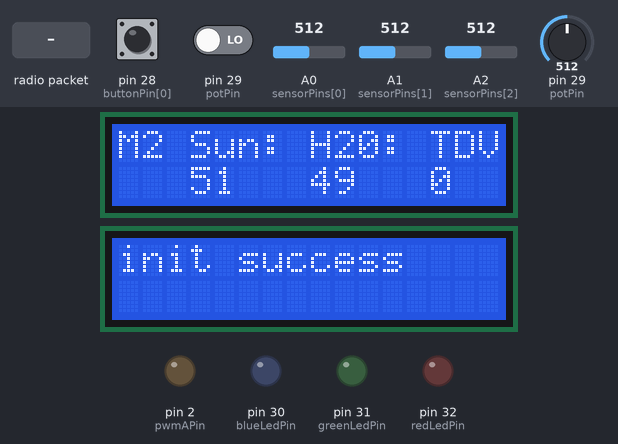
Recording of a sketch running on a simulated Teensy 4. On the bench: 2 × 16×2 character LCD, output pins drawn as LEDs (lit = HIGH). The test bench sets the inputs (shaded band); at power-on: A0 (sensorPins[0]) = 512, A2 (sensorPins[2]) = 512, A1 (sensorPins[1]) = 512, pin 29 (potPin) = 512, pin 28 (buttonPin[0]) LOW, pin 29 (potPin) LOW. No radio packets arrive unless stated; what the sketch prints to the serial monitor is not drawn.

Above: at 1.3 s.
1.4 s: radio packet "c" arrives
At 2.1 s:
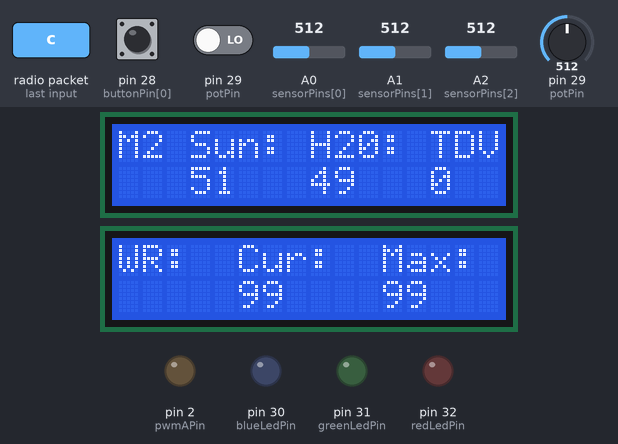
4.4 s: A0 (sensorPins[0]) set to 350
At 4.8 s:
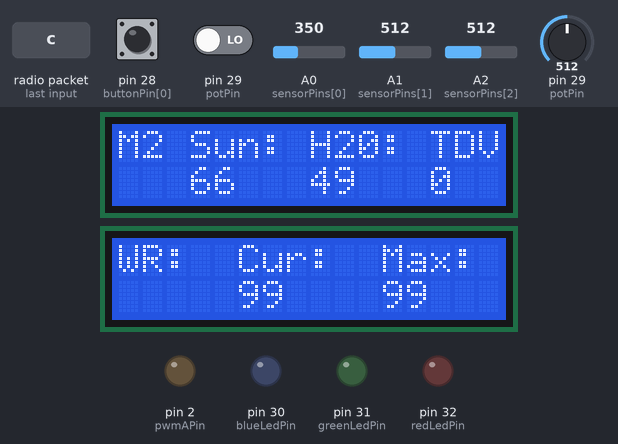
5.9 s: A2 (sensorPins[2]) set to 350
At 6.3 s:
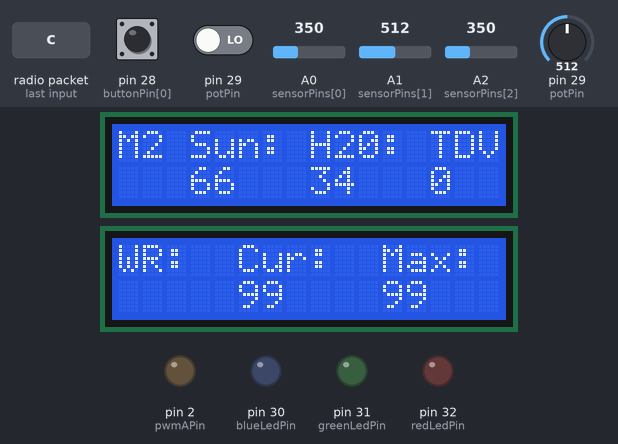
7.4 s: A1 (sensorPins[1]) set to 90
10.4 s: pin 29 (potPin) set to 350
At 10.7 s:
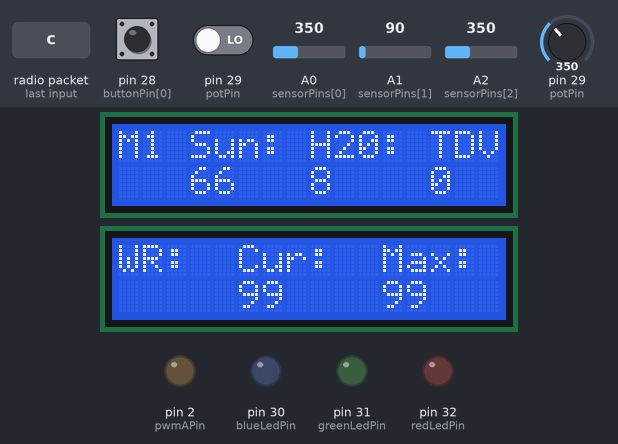
11.9 s: pin 28 (buttonPin[0]) pulled HIGH for 0.15 s
Timing chart, 0 to 14.9 s (numbered marks = the images above; inputs shaded):
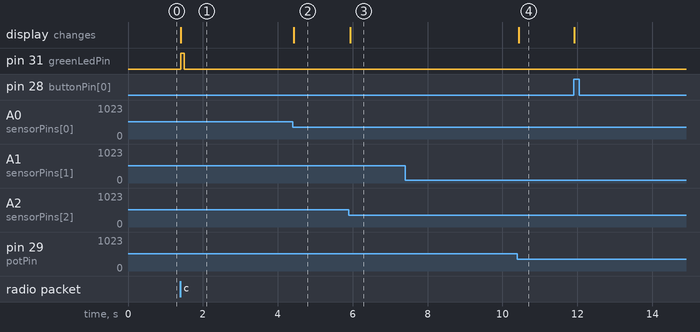

The sketch:

nrf24_reliable_datagram_receiver.ino
```cpp
// nrf24_reliable_datagram_server.pde
// -*- mode: C++ -*-
// Example sketch showing how to create a simple addressed, reliable messaging server
// with the RHReliableDatagram class, using the RH_NRF24 driver to control a NRF24 radio.
// It is designed to work with the other example nrf24_reliable_datagram_client
// Tested on Uno with Sparkfun WRL-00691 NRF24L01 module
// Tested on Teensy with Sparkfun WRL-00691 NRF24L01 module
// Tested on Anarduino Mini (http://www.anarduino.com/mini/) with RFM73 module
// Tested on Arduino Mega with Sparkfun WRL-00691 NRF25L01 module

#include <RHReliableDatagram.h>
#include <RH_NRF24.h>
#include <SPI.h>
#include <LiquidCrystal.h>
#include <Wire.h>

#define CLIENT_ADDRESS 1
#define SERVER_ADDRESS 2

uint8_t wireData[7];
byte potPin = A15;
int potValue = 0;
//variables for led pins
int blueLedPin = 30;
int greenLedPin = 31;
int redLedPin = 32;
//variable for the number of moisture sensors
int numMoistSensors = 2;
//define sensor pins
byte sensorPins[] = {A0, A1, A2};
//define pin the button is plugged into
int buttonPin[] = {28,29};
//Boolean for wether or not the button is pressed
int buttonPressed[] = {0, 0};
//variable for the value that a plant becomes to low at
int tooDryValue[] = {0, 0};
//variable for the current readings of the sensor
int currentMoisture[] = {10, 10};
//boolean to tell us if a variable is to low
boolean isTooDry = false;
//int for the value of the light sensor
int lightValue = 0;
//int for the pwm pin of the pumps
int pwmAPin = 2;
//variables for determining maximum wind reading
uint8_t prevWind[] = {0};
uint8_t maxWind[] = {0};
// Singleton instance of the radio driver
RH_NRF24 driver;
// RH_NRF24 driver(8, 7);   // For RFM73 on Anarduino Mini

// Class to manage message delivery and receipt, using the driver declared above
RHReliableDatagram manager(driver, SERVER_ADDRESS);

//setup LCD pins
LiquidCrystal lcd(22,23,24,25,26,27);

LiquidCrystal lcdWeather(34,35,36,37,38,39);
void setup()
{
  Serial.begin(9600);
  // Setup wire transmition as slave with adress 9
  Wire.begin(9);
  Wire.onRequest(requestEvent); // register event
  //begin LCD screen
  lcd.begin(16, 2);
  //clear LCD display
  lcd.clear();
  //begin 2nd LCD screen
  lcdWeather.begin(16, 2);
  //clear 2nd LCD display
  lcdWeather.clear();

  //led pins initillization
  pinMode(blueLedPin, OUTPUT);
  pinMode(greenLedPin, OUTPUT);
  pinMode(redLedPin, OUTPUT);
  //pwm pin
  pinMode(pwmAPin, OUTPUT);
  //potentiometer pin
  pinMode(potPin, INPUT);
  if (!manager.init()){
    Serial.println("init failed");
    lcd.setCursor(0,0);
    lcd.print("init failed");
  }
  else
  {
    lcdWeather.setCursor(0,0);
    lcdWeather.print("init success");
  }

  // Defaults after init are 2.402 GHz (channel 2), 2Mbps, 0dBm
}

uint8_t data[] = "And hello back to you";
// Dont put this on the stack:
uint8_t buf[RH_NRF24_MAX_MESSAGE_LEN];
int x = 0;
void loop()
{
  potValue = analogRead(potPin);
  lightValue = map(analogRead(sensorPins[0]), 0, 1028, 100, 0);
  if(lightValue > 100)
    lightValue=0;
  //see if a button has been pressed
  buttonPressed[0] = digitalRead(buttonPin[0]);
  buttonPressed[1] = digitalRead(buttonPin[1]);
  //map the readings we get from the moisture sensor to something we can send
  for(int k=0;k<=numMoistSensors;k++){
    currentMoisture[k] = map(analogRead(sensorPins[k+1]), 0, 1028, 0, 100);
  }
  //if the button is pressed set a new to dry value
  //for(int m=0;m<=numMoistSensors; m++){
  if(digitalRead(buttonPin[0]) == HIGH){
    tooDryValue[0] = currentMoisture[0];
  }
  if(buttonPressed[1] == HIGH){
    tooDryValue[1] = currentMoisture[1];
  }
  //}
  //if the current moistre of the plant is below a threshhold then we are to dry
  //for(int l=0;l<=numMoistSensors;l++){
  if(currentMoisture[0] < tooDryValue[0] || currentMoisture[1] < tooDryValue[1]){
    isTooDry = true;
  }
  else{
    isTooDry = false;
  }
  if(isTooDry){
    digitalWrite(pwmAPin, 255);
    Serial.println("Watering");
  }
  else
    digitalWrite(pwmAPin, 0);
  Serial.print("Light: ");
  Serial.println(lightValue);
  Serial.print("isTooDry: ");
  Serial.println(isTooDry);
  Serial.print("Moisture: ");
  Serial.println(currentMoisture[0]);
  Serial.print("To Dry Value: ");
  Serial.println(tooDryValue[0]);
  Serial.print("Moisture2: ");
  Serial.println(currentMoisture[1]);
  Serial.print("To Dry Value2: ");
  Serial.println(currentMoisture[1]);
  Serial.print("Button 1: ");
  Serial.println(digitalRead(buttonPin[0]));
  Serial.print("Button 2: ");
  Serial.println(buttonPressed[1]);

  //print values to LCD display
  if(potValue < 360){
    lcd.setCursor(0,0);
    lcd.print("M1 Sun: H20: TDV:");
    lcd.setCursor(0,1);
    lcd.print("                ");
    lcd.setCursor(3,1);
    lcd.print(lightValue);
    lcd.setCursor(8,1);
    lcd.print(currentMoisture[0]);
    lcd.setCursor(13,1);
    lcd.print(tooDryValue[0]);
  }
  if(potValue > 360 && potValue < 720){
    lcd.setCursor(0,0);
    lcd.print("M2 Sun: H20: TDV:");
    lcd.setCursor(0,1);
    lcd.print("                ");
    lcd.setCursor(3,1);
    lcd.print(lightValue);
    lcd.setCursor(8,1);
    lcd.print(currentMoisture[1]);
    lcd.setCursor(13,1);
    lcd.print(tooDryValue[1]);
  }
  if(isTooDry)
    digitalWrite(redLedPin, HIGH);
  else
    digitalWrite(redLedPin, LOW);
   //Serial.println("Sending");
  Serial.print("prevWind: ");
  Serial.println(prevWind[0]);
  if (manager.available())
  {
    // Wait for a message addressed to us from the client
    uint8_t len = sizeof(buf);
    uint8_t from;

    if (manager.recvfromAck(buf, &len, &from))
    {
      x++;
      lcdWeather.setCursor(0,0);
      lcdWeather.print("WR:  Cur:  Max:");
      lcdWeather.setCursor(0,1);
      lcdWeather.print("         ");
      lcdWeather.setCursor(5,1);
      lcdWeather.print(buf[0]);
      digitalWrite(greenLedPin, HIGH);
      Serial.print("prevWind: ");
      Serial.println(prevWind[0]);
      if(prevWind[0] < buf[0]){
        Serial.println("MAX WIND--------------");
        maxWind[0] = buf[0];
        lcdWeather.setCursor(11, 1);
        lcdWeather.print(maxWind[0]);
      }

      Serial.print("Wind Readings: ");
      Serial.println(buf[0]);
      prevWind[0] = buf[0];
      Serial.print("prevWind: ");
      Serial.println(prevWind[0]);
      // Send a reply back to the originator client
      if (!manager.sendtoWait(data, sizeof(data), from))
        Serial.println("sendtoWait failed");
    }
  }
  digitalWrite(greenLedPin, LOW);
  wireData[0] = lightValue;
}
int i = 0;
void requestEvent()
{
  Serial.println("--------------------------------------------");
  wireData[0] = lightValue;
  wireData[1] = isTooDry;
  wireData[2] = currentMoisture[0];
  wireData[3] = tooDryValue[0];
  wireData[4] = currentMoisture[1];
  wireData[5] = tooDryValue[1];
  wireData[6] = buf[0];
  wireData[7] = 99;
  if(wireData[0]==99)
    wireData[0]=98;
  if(wireData[1]==99)
    wireData[1]=98;
  if(wireData[2]==99)
    wireData[2]=98;
  if(wireData[3]==99)
    wireData[3]=98;
  if(wireData[4]==99)
    wireData[4]=98;
  if(wireData[5]==99)
    wireData[5]=98;
  if(wireData[6]==99)
    wireData[6]=98;

  Serial.print("sending wire ");
  Serial.println(i);
  Wire.write(wireData[i]);
  delay(50);
  i++;
  if(i>7){
    i = 0;
  }
}
```

Measured:
- after the input at 1.4 s, pin 31 (greenLedPin): LOW → HIGH at once, → LOW 0.10 s later; the display: changes at once (image 1)
- after the input at 4.4 s, the display: changes at once (image 2)
- after the input at 5.9 s, the display: changes at once (image 3)
- after the input at 10.4 s, the display: changes at once (image 4)
